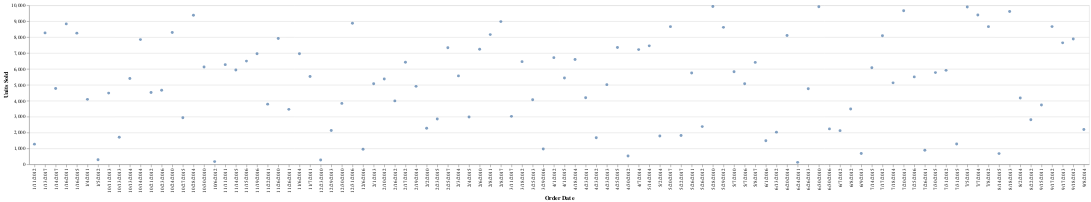

Notebook cell for this chart:
### Code cell
# prompt: Using dataframe data: Order Date vs Units Sold

import altair as alt
alt.Chart(data).mark_circle().encode(x='Order Date', y='Units Sold')

### Figure 1 — Vega-Lite specification as saved in the notebook (floating-point values rounded to 4 significant figures)
{"config": {"view": {"continuousWidth": 400, "continuousHeight": 300}}, "data": {"name": "data-836e40ef8c4174ac1cf9e1617da515b0"}, "mark": "circle", "encoding": {"x": {"field": "Order Date", "type": "nominal"}, "y": {"field": "Units Sold", "type": "quantitative"}}, "$schema": "https://vega.github.io/schema/vega-lite/v4.17.0.json", "datasets": {"data-836e40ef8c4174ac1cf9e1617da515b0": [{"Region": "Australia and Oceania", "Country": "Tuvalu", "Item Type": "Baby Food", "Sales Channel": "Offline", "Order Priority": "H", "Order Date": "5/28/2010", "Order ID": 669165933, "Ship Date": "6/27/2010", "Units Sold": 9925, "Unit Price": 255.3, "Unit Cost": 159.4, "Total Revenue": 2534000.0, "Total Cost": 1582000.0, "Total Profit": 951400.0}, {"Region": "Central America and the Caribbean", "Country": "Grenada", "Item Type": "Cereal", "Sales Channel": "Online", "Order Priority": "C", "Order Date": "8/22/2012", "Order ID": 963881480, "Ship Date": "9/15/2012", "Units Sold": 2804, "Unit Price": 205.7, "Unit Cost": 117.1, "Total Revenue": 576800.0, "Total Cost": 328400.0, "Total Profit": 248400.0}, {"Region": "Europe", "Country": "Russia", "Item Type": "Office Supplies", "Sales Channel": "Offline", "Order Priority": "L", "Order Date": "5/2/2014", "Order ID": 341417157, "Ship Date": "5/8/2014", "Units Sold": 1779, "Unit Price": 651.2, "Unit Cost": 525.0, "Total Revenue": 1159000.0, "Total Cost": 933900.0, "Total Profit": 224600.0}, {"Region": "Sub-Saharan Africa", "Country": "Sao Tome and Principe", "Item Type": "Fruits", "Sales Channel": "Online", "Order Priority": "C", "Order Date": "6/20/2014", "Order ID": 514321792, "Ship Date": "7/5/2014", "Units Sold": 8102, "Unit Price": 9.33, "Unit Cost": 6.92, "Total Revenue": 75590.0, "Total Cost": 56070.0, "Total Profit": 19530.0}, {"Region": "Sub-Saharan Africa", "Country": "Rwanda", "Item Type": "Office Supplies", "Sales Channel": "Offline", "Order Priority": "L", "Order Date": "2/1/2013", "Order ID": 115456712, "Ship Date": "2/6/2013", "Units Sold": 5062, "Unit Price": 651.2, "Unit Cost": 525.0, "Total Revenue": 3296000.0, "Total Cost": 2657000.0, "Total Profit": 639100.0}, {"Region": "Australia and Oceania", "Country": "Solomon Islands", "Item Type": "Baby Food", "Sales Channel": "Online", "Order Priority": "C", "Order Date": "2/4/2015", "Order ID": 547995746, "Ship Date": "2/21/2015", "Units Sold": 2974, "Unit Price": 255.3, "Unit Cost": 159.4, "Total Revenue": 759200.0, "Total Cost": 474100.0, "Total Profit": 285100.0}, {"Region": "Sub-Saharan Africa", "Country": "Angola", "Item Type": "Household", "Sales Channel": "Offline", "Order Priority": "M", "Order Date": "4/23/2011", "Order ID": 135425221, "Ship Date": "4/27/2011", "Units Sold": 4187, "Unit Price": 668.3, "Unit Cost": 502.5, "Total Revenue": 2798000.0, "Total Cost": 2104000.0, "Total Profit": 693900.0}, {"Region": "Sub-Saharan Africa", "Country": "Burkina Faso", "Item Type": "Vegetables", "Sales Channel": "Online", "Order Priority": "H", "Order Date": "7/17/2012", "Order ID": 871543967, "Ship Date": "7/27/2012", "Units Sold": 8082, "Unit Price": 154.1, "Unit Cost": 90.93, "Total Revenue": 1245000.0, "Total Cost": 734900.0, "Total Profit": 510200.0}, {"Region": "Sub-Saharan Africa", "Country": "Republic of the Congo", "Item Type": "Personal Care", "Sales Channel": "Offline", "Order Priority": "M", "Order Date": "7/14/2015", "Order ID": 770463311, "Ship Date": "8/25/2015", "Units Sold": 6070, "Unit Price": 81.73, "Unit Cost": 56.67, "Total Revenue": 496100.0, "Total Cost": 344000.0, "Total Profit": 152100.0}, {"Region": "Sub-Saharan Africa", "Country": "Senegal", "Item Type": "Cereal", "Sales Channel": "Online", "Order Priority": "H", "Order Date": "4/18/2014", "Order ID": 616607081, "Ship Date": "5/30/2014", "Units Sold": 6593, "Unit Price": 205.7, "Unit Cost": 117.1, "Total Revenue": 1356000.0, "Total Cost": 772100.0, "Total Profit": 584100.0}, {"Region": "Asia", "Country": "Kyrgyzstan", "Item Type": "Vegetables", "Sales Channel": "Online", "Order Priority": "H", "Order Date": "6/24/2011", "Order ID": 814711606, "Ship Date": "7/12/2011", "Units Sold": 124, "Unit Price": 154.1, "Unit Cost": 90.93, "Total Revenue": 19100.0, "Total Cost": 11280.0, "Total Profit": 7828.0}, {"Region": "Sub-Saharan Africa", "Country": "Cape Verde", "Item Type": "Clothes", "Sales Channel": "Offline", "Order Priority": "H", "Order Date": "8/2/2014", "Order ID": 939825713, "Ship Date": "8/19/2014", "Units Sold": 4168, "Unit Price": 109.3, "Unit Cost": 35.84, "Total Revenue": 455500.0, "Total Cost": 149400.0, "Total Profit": 306100.0}, {"Region": "Asia", "Country": "Bangladesh", "Item Type": "Clothes", "Sales Channel": "Online", "Order Priority": "L", "Order Date": "1/13/2017", "Order ID": 187310731, "Ship Date": "3/1/2017", "Units Sold": 8263, "Unit Price": 109.3, "Unit Cost": 35.84, "Total Revenue": 903000.0, "Total Cost": 296100.0, "Total Profit": 606800.0}, {"Region": "Central America and the Caribbean", "Country": "Honduras", "Item Type": "Household", "Sales Channel": "Offline", "Order Priority": "H", "Order Date": "2/8/2017", "Order ID": 522840487, "Ship Date": "2/13/2017", "Units Sold": 8974, "Unit Price": 668.3, "Unit Cost": 502.5, "Total Revenue": 5997000.0, "Total Cost": 4510000.0, "Total Profit": 1487000.0}, {"Region": "Asia", "Country": "Mongolia", "Item Type": "Personal Care", "Sales Channel": "Offline", "Order Priority": "C", "Order Date": "2/19/2014", "Order ID": 832401311, "Ship Date": "2/23/2014", "Units Sold": 4901, "Unit Price": 81.73, "Unit Cost": 56.67, "Total Revenue": 400600.0, "Total Cost": 277700.0, "Total Profit": 122800.0}, {"Region": "Europe", "Country": "Bulgaria", "Item Type": "Clothes", "Sales Channel": "Online", "Order Priority": "M", "Order Date": "4/23/2012", "Order ID": 972292029, "Ship Date": "6/3/2012", "Units Sold": 1673, "Unit Price": 109.3, "Unit Cost": 35.84, "Total Revenue": 182800.0, "Total Cost": 59960.0, "Total Profit": 122900.0}, {"Region": "Asia", "Country": "Sri Lanka", "Item Type": "Cosmetics", "Sales Channel": "Offline", "Order Priority": "M", "Order Date": "11/19/2016", "Order ID": 419123971, "Ship Date": "12/18/2016", "Units Sold": 6952, "Unit Price": 437.2, "Unit Cost": 263.3, "Total Revenue": 3039000.0, "Total Cost": 1831000.0, "Total Profit": 1209000.0}, {"Region": "Sub-Saharan Africa", "Country": "Cameroon", "Item Type": "Beverages", "Sales Channel": "Offline", "Order Priority": "C", "Order Date": "4/1/2015", "Order ID": 519820964, "Ship Date": "4/18/2015", "Units Sold": 5430, "Unit Price": 47.45, "Unit Cost": 31.79, "Total Revenue": 257700.0, "Total Cost": 172600.0, "Total Profit": 85030.0}, {"Region": "Asia", "Country": "Turkmenistan", "Item Type": "Household", "Sales Channel": "Offline", "Order Priority": "L", "Order Date": "12/30/2010", "Order ID": 441619336, "Ship Date": "1/20/2011", "Units Sold": 3830, "Unit Price": 668.3, "Unit Cost": 502.5, "Total Revenue": 2559000.0, "Total Cost": 1925000.0, "Total Profit": 634700.0}, {"Region": "Australia and Oceania", "Country": "East Timor", "Item Type": "Meat", "Sales Channel": "Online", "Order Priority": "L", "Order Date": "7/31/2012", "Order ID": 322067916, "Ship Date": "9/11/2012", "Units Sold": 5908, "Unit Price": 421.9, "Unit Cost": 364.7, "Total Revenue": 2493000.0, "Total Cost": 2155000.0, "Total Profit": 337900.0}, {"Region": "Europe", "Country": "Norway", "Item Type": "Baby Food", "Sales Channel": "Online", "Order Priority": "L", "Order Date": "5/14/2014", "Order ID": 819028031, "Ship Date": "6/28/2014", "Units Sold": 7450, "Unit Price": 255.3, "Unit Cost": 159.4, "Total Revenue": 1902000.0, "Total Cost": 1188000.0, "Total Profit": 714200.0}, {"Region": "Europe", "Country": "Portugal", "Item Type": "Baby Food", "Sales Channel": "Online", "Order Priority": "H", "Order Date": "7/31/2015", "Order ID": 860673511, "Ship Date": "9/3/2015", "Units Sold": 1273, "Unit Price": 255.3, "Unit Cost": 159.4, "Total Revenue": 325000.0, "Total Cost": 202900.0, "Total Profit": 122000.0}, {"Region": "Central America and the Caribbean", "Country": "Honduras", "Item Type": "Snacks", "Sales Channel": "Online", "Order Priority": "L", "Order Date": "6/30/2016", "Order ID": 795490682, "Ship Date": "7/26/2016", "Units Sold": 2225, "Unit Price": 152.6, "Unit Cost": 97.44, "Total Revenue": 339500.0, "Total Cost": 216800.0, "Total Profit": 122700.0}, {"Region": "Australia and Oceania", "Country": "New Zealand", "Item Type": "Fruits", "Sales Channel": "Online", "Order Priority": "H", "Order Date": "9/8/2014", "Order ID": 142278373, "Ship Date": "10/4/2014", "Units Sold": 2187, "Unit Price": 9.33, "Unit Cost": 6.92, "Total Revenue": 20400.0, "Total Cost": 15130.0, "Total Profit": 5271.0}, {"Region": "Europe", "Country": "Moldova ", "Item Type": "Personal Care", "Sales Channel": "Online", "Order Priority": "L", "Order Date": "5/7/2016", "Order ID": 740147912, "Ship Date": "5/10/2016", "Units Sold": 5070, "Unit Price": 81.73, "Unit Cost": 56.67, "Total Revenue": 414400.0, "Total Cost": 287300.0, "Total Profit": 127100.0}, {"Region": "Europe", "Country": "France", "Item Type": "Cosmetics", "Sales Channel": "Online", "Order Priority": "H", "Order Date": "5/22/2017", "Order ID": 898523128, "Ship Date": "6/5/2017", "Units Sold": 1815, "Unit Price": 437.2, "Unit Cost": 263.3, "Total Revenue": 793500.0, "Total Cost": 477900.0, "Total Profit": 315600.0}, {"Region": "Australia and Oceania", "Country": "Kiribati", "Item Type": "Fruits", "Sales Channel": "Online", "Order Priority": "M", "Order Date": "10/13/2014", "Order ID": 347140347, "Ship Date": "11/10/2014", "Units Sold": 5398, "Unit Price": 9.33, "Unit Cost": 6.92, "Total Revenue": 50360.0, "Total Cost": 37350.0, "Total Profit": 13010.0}, {"Region": "Sub-Saharan Africa", "Country": "Mali", "Item Type": "Fruits", "Sales Channel": "Online", "Order Priority": "L", "Order Date": "5/7/2010", "Order ID": 686048400, "Ship Date": "5/10/2010", "Units Sold": 5822, "Unit Price": 9.33, "Unit Cost": 6.92, "Total Revenue": 54320.0, "Total Cost": 40290.0, "Total Profit": 14030.0}, {"Region": "Europe", "Country": "Norway", "Item Type": "Beverages", "Sales Channel": "Offline", "Order Priority": "C", "Order Date": "7/18/2014", "Order ID": 435608613, "Ship Date": "7/30/2014", "Units Sold": 5124, "Unit Price": 47.45, "Unit Cost": 31.79, "Total Revenue": 243100.0, "Total Cost": 162900.0, "Total Profit": 80240.0}, {"Region": "Sub-Saharan Africa", "Country": "The Gambia", "Item Type": "Household", "Sales Channel": "Offline", "Order Priority": "L", "Order Date": "5/26/2012", "Order ID": 886494815, "Ship Date": "6/9/2012", "Units Sold": 2370, "Unit Price": 668.3, "Unit Cost": 502.5, "Total Revenue": 1584000.0, "Total Cost": 1191000.0, "Total Profit": 392800.0}, {"Region": "Europe", "Country": "Switzerland", "Item Type": "Cosmetics", "Sales Channel": "Offline", "Order Priority": "M", "Order Date": "9/17/2012", "Order ID": 249693334, "Ship Date": "10/20/2012", "Units Sold": 8661, "Unit Price": 437.2, "Unit Cost": 263.3, "Total Revenue": 3787000.0, "Total Cost": 2281000.0, "Total Profit": 1506000.0}, {"Region": "Sub-Saharan Africa", "Country": "South Sudan", "Item Type": "Personal Care", "Sales Channel": "Offline", "Order Priority": "C", "Order Date": "12/29/2013", "Order ID": 406502997, "Ship Date": "1/28/2014", "Units Sold": 2125, "Unit Price": 81.73, "Unit Cost": 56.67, "Total Revenue": 173700.0, "Total Cost": 120400.0, "Total Profit": 53250.0}, {"Region": "Australia and Oceania", "Country": "Australia", "Item Type": "Office Supplies", "Sales Channel": "Online", "Order Priority": "C", "Order Date": "10/27/2015", "Order ID": 158535134, "Ship Date": "11/25/2015", "Units Sold": 2924, "Unit Price": 651.2, "Unit Cost": 525.0, "Total Revenue": 1904000.0, "Total Cost": 1535000.0, "Total Profit": 369200.0}, {"Region": "Asia", "Country": "Myanmar", "Item Type": "Household", "Sales Channel": "Offline", "Order Priority": "H", "Order Date": "1/16/2015", "Order ID": 177713572, "Ship Date": "3/1/2015", "Units Sold": 8250, "Unit Price": 668.3, "Unit Cost": 502.5, "Total Revenue": 5513000.0, "Total Cost": 4146000.0, "Total Profit": 1367000.0}, {"Region": "Sub-Saharan Africa", "Country": "Djibouti", "Item Type": "Snacks", "Sales Channel": "Online", "Order Priority": "M", "Order Date": "2/25/2017", "Order ID": 756274640, "Ship Date": "2/25/2017", "Units Sold": 7327, "Unit Price": 152.6, "Unit Cost": 97.44, "Total Revenue": 1118000.0, "Total Cost": 713900.0, "Total Profit": 404000.0}, {"Region": "Central America and the Caribbean", "Country": "Costa Rica", "Item Type": "Personal Care", "Sales Channel": "Offline", "Order Priority": "L", "Order Date": "5/8/2017", "Order ID": 456767165, "Ship Date": "5/21/2017", "Units Sold": 6409, "Unit Price": 81.73, "Unit Cost": 56.67, "Total Revenue": 523800.0, "Total Cost": 363200.0, "Total Profit": 160600.0}, {"Region": "Middle East and North Africa", "Country": "Syria", "Item Type": "Fruits", "Sales Channel": "Online", "Order Priority": "L", "Order Date": "11/22/2011", "Order ID": 162052476, "Ship Date": "12/3/2011", "Units Sold": 3784, "Unit Price": 9.33, "Unit Cost": 6.92, "Total Revenue": 35300.0, "Total Cost": 26190.0, "Total Profit": 9119.0}, {"Region": "Sub-Saharan Africa", "Country": "The Gambia", "Item Type": "Meat", "Sales Channel": "Online", "Order Priority": "M", "Order Date": "1/14/2017", "Order ID": 825304400, "Ship Date": "1/23/2017", "Units Sold": 4767, "Unit Price": 421.9, "Unit Cost": 364.7, "Total Revenue": 2011000.0, "Total Cost": 1738000.0, "Total Profit": 272700.0}, {"Region": "Asia", "Country": "Brunei", "Item Type": "Office Supplies", "Sales Channel": "Online", "Order Priority": "L", "Order Date": "4/1/2012", "Order ID": 320009267, "Ship Date": "5/8/2012", "Units Sold": 6708, "Unit Price": 651.2, "Unit Cost": 525.0, "Total Revenue": 4368000.0, "Total Cost": 3521000.0, "Total Profit": 846900.0}, {"Region": "Europe", "Country": "Bulgaria", "Item Type": "Office Supplies", "Sales Channel": "Online", "Order Priority": "M", "Order Date": "2/16/2012", "Order ID": 189965903, "Ship Date": "2/28/2012", "Units Sold": 3987, "Unit Price": 651.2, "Unit Cost": 525.0, "Total Revenue": 2596000.0, "Total Cost": 2093000.0, "Total Profit": 503400.0}, {"Region": "Sub-Saharan Africa", "Country": "Niger", "Item Type": "Personal Care", "Sales Channel": "Online", "Order Priority": "H", "Order Date": "3/11/2017", "Order ID": 699285638, "Ship Date": "3/28/2017", "Units Sold": 3015, "Unit Price": 81.73, "Unit Cost": 56.67, "Total Revenue": 246400.0, "Total Cost": 170900.0, "Total Profit": 75560.0}, {"Region": "Middle East and North Africa", "Country": "Azerbaijan", "Item Type": "Cosmetics", "Sales Channel": "Online", "Order Priority": "M", "Order Date": "2/6/2010", "Order ID": 382392299, "Ship Date": "2/25/2010", "Units Sold": 7234, "Unit Price": 437.2, "Unit Cost": 263.3, "Total Revenue": 3163000.0, "Total Cost": 1905000.0, "Total Profit": 1258000.0}, {"Region": "Sub-Saharan Africa", "Country": "The Gambia", "Item Type": "Cereal", "Sales Channel": "Offline", "Order Priority": "H", "Order Date": "6/7/2012", "Order ID": 994022214, "Ship Date": "6/8/2012", "Units Sold": 2117, "Unit Price": 205.7, "Unit Cost": 117.1, "Total Revenue": 435500.0, "Total Cost": 247900.0, "Total Profit": 187500.0}, {"Region": "Europe", "Country": "Slovakia", "Item Type": "Vegetables", "Sales Channel": "Online", "Order Priority": "H", "Order Date": "10/6/2012", "Order ID": 759224212, "Ship Date": "11/10/2012", "Units Sold": 171, "Unit Price": 154.1, "Unit Cost": 90.93, "Total Revenue": 26340.0, "Total Cost": 15550.0, "Total Profit": 10800.0}, {"Region": "Asia", "Country": "Myanmar", "Item Type": "Clothes", "Sales Channel": "Online", "Order Priority": "H", "Order Date": "11/14/2015", "Order ID": 223359620, "Ship Date": "11/18/2015", "Units Sold": 5930, "Unit Price": 109.3, "Unit Cost": 35.84, "Total Revenue": 648000.0, "Total Cost": 212500.0, "Total Profit": 435500.0}, {"Region": "Sub-Saharan Africa", "Country": "Comoros", "Item Type": "Cereal", "Sales Channel": "Offline", "Order Priority": "H", "Order Date": "3/29/2016", "Order ID": 902102267, "Ship Date": "4/29/2016", "Units Sold": 962, "Unit Price": 205.7, "Unit Cost": 117.1, "Total Revenue": 197900.0, "Total Cost": 112700.0, "Total Profit": 85220.0}, {"Region": "Europe", "Country": "Iceland", "Item Type": "Cosmetics", "Sales Channel": "Online", "Order Priority": "C", "Order Date": "12/31/2016", "Order ID": 331438481, "Ship Date": "12/31/2016", "Units Sold": 8867, "Unit Price": 437.2, "Unit Cost": 263.3, "Total Revenue": 3877000.0, "Total Cost": 2335000.0, "Total Profit": 1542000.0}, {"Region": "Europe", "Country": "Switzerland", "Item Type": "Personal Care", "Sales Channel": "Online", "Order Priority": "M", "Order Date": "12/23/2010", "Order ID": 617667090, "Ship Date": "1/31/2011", "Units Sold": 273, "Unit Price": 81.73, "Unit Cost": 56.67, "Total Revenue": 22310.0, "Total Cost": 15470.0, "Total Profit": 6841.0}, {"Region": "Europe", "Country": "Macedonia", "Item Type": "Clothes", "Sales Channel": "Offline", "Order Priority": "C", "Order Date": "10/14/2014", "Order ID": 787399423, "Ship Date": "11/14/2014", "Units Sold": 7842, "Unit Price": 109.3, "Unit Cost": 35.84, "Total Revenue": 857000.0, "Total Cost": 281100.0, "Total Profit": 575900.0}, {"Region": "Sub-Saharan Africa", "Country": "Mauritania", "Item Type": "Office Supplies", "Sales Channel": "Offline", "Order Priority": "C", "Order Date": "1/11/2012", "Order ID": 837559306, "Ship Date": "1/13/2012", "Units Sold": 1266, "Unit Price": 651.2, "Unit Cost": 525.0, "Total Revenue": 824400.0, "Total Cost": 664600.0, "Total Profit": 159800.0}, {"Region": "Europe", "Country": "Albania", "Item Type": "Clothes", "Sales Channel": "Online", "Order Priority": "C", "Order Date": "2/2/2010", "Order ID": 385383069, "Ship Date": "3/18/2010", "Units Sold": 2269, "Unit Price": 109.3, "Unit Cost": 35.84, "Total Revenue": 248000.0, "Total Cost": 81320.0, "Total Profit": 166600.0}, {"Region": "Sub-Saharan Africa", "Country": "Lesotho", "Item Type": "Fruits", "Sales Channel": "Online", "Order Priority": "L", "Order Date": "8/18/2013", "Order ID": 918419539, "Ship Date": "9/18/2013", "Units Sold": 9606, "Unit Price": 9.33, "Unit Cost": 6.92, "Total Revenue": 89620.0, "Total Cost": 66470.0, "Total Profit": 23150.0}, {"Region": "Middle East and North Africa", "Country": "Saudi Arabia", "Item Type": "Cereal", "Sales Channel": "Online", "Order Priority": "M", "Order Date": "3/25/2013", "Order ID": 844530045, "Ship Date": "3/28/2013", "Units Sold": 4063, "Unit Price": 205.7, "Unit Cost": 117.1, "Total Revenue": 835800.0, "Total Cost": 475800.0, "Total Profit": 359900.0}, {"Region": "Sub-Saharan Africa", "Country": "Sierra Leone", "Item Type": "Office Supplies", "Sales Channel": "Offline", "Order Priority": "M", "Order Date": "11/26/2011", "Order ID": 441888415, "Ship Date": "1/7/2012", "Units Sold": 3457, "Unit Price": 651.2, "Unit Cost": 525.0, "Total Revenue": 2251000.0, "Total Cost": 1815000.0, "Total Profit": 436400.0}, {"Region": "Sub-Saharan Africa", "Country": "Sao Tome and Principe", "Item Type": "Fruits", "Sales Channel": "Offline", "Order Priority": "H", "Order Date": "9/17/2013", "Order ID": 508980977, "Ship Date": "10/24/2013", "Units Sold": 7637, "Unit Price": 9.33, "Unit Cost": 6.92, "Total Revenue": 71250.0, "Total Cost": 52850.0, "Total Profit": 18410.0}, {"Region": "Sub-Saharan Africa", "Country": "Cote d'Ivoire", "Item Type": "Clothes", "Sales Channel": "Online", "Order Priority": "C", "Order Date": "6/8/2012", "Order ID": 114606559, "Ship Date": "6/27/2012", "Units Sold": 3482, "Unit Price": 109.3, "Unit Cost": 35.84, "Total Revenue": 380500.0, "Total Cost": 124800.0, "Total Profit": 255700.0}, {"Region": "Australia and Oceania", "Country": "Fiji", "Item Type": "Clothes", "Sales Channel": "Offline", "Order Priority": "C", "Order Date": "6/30/2010", "Order ID": 647876489, "Ship Date": "8/1/2010", "Units Sold": 9905, "Unit Price": 109.3, "Unit Cost": 35.84, "Total Revenue": 1082000.0, "Total Cost": 355000.0, "Total Profit": 727400.0}, {"Region": "Europe", "Country": "Austria", "Item Type": "Cosmetics", "Sales Channel": "Offline", "Order Priority": "H", "Order Date": "2/23/2015", "Order ID": 868214595, "Ship Date": "3/2/2015", "Units Sold": 2847, "Unit Price": 437.2, "Unit Cost": 263.3, "Total Revenue": 1245000.0, "Total Cost": 749700.0, "Total Profit": 495000.0}, {"Region": "Europe", "Country": "United Kingdom", "Item Type": "Household", "Sales Channel": "Online", "Order Priority": "L", "Order Date": "1/5/2012", "Order ID": 955357205, "Ship Date": "2/14/2012", "Units Sold": 282, "Unit Price": 668.3, "Unit Cost": 502.5, "Total Revenue": 188500.0, "Total Cost": 141700.0, "Total Profit": 46740.0}, {"Region": "Sub-Saharan Africa", "Country": "Djibouti", "Item Type": "Cosmetics", "Sales Channel": "Offline", "Order Priority": "H", "Order Date": "4/7/2014", "Order ID": 259353148, "Ship Date": "4/19/2014", "Units Sold": 7215, "Unit Price": 437.2, "Unit Cost": 263.3, "Total Revenue": 3154000.0, "Total Cost": 1900000.0, "Total Profit": 1254000.0}, {"Region": "Australia and Oceania", "Country": "Australia", "Item Type": "Cereal", "Sales Channel": "Offline", "Order Priority": "H", "Order Date": "6/9/2013", "Order ID": 450563752, "Ship Date": "7/2/2013", "Units Sold": 682, "Unit Price": 205.7, "Unit Cost": 117.1, "Total Revenue": 140300.0, "Total Cost": 79870.0, "Total Profit": 60420.0}, {"Region": "Europe", "Country": "San Marino", "Item Type": "Baby Food", "Sales Channel": "Online", "Order Priority": "L", "Order Date": "6/26/2013", "Order ID": 569662845, "Ship Date": "7/1/2013", "Units Sold": 4750, "Unit Price": 255.3, "Unit Cost": 159.4, "Total Revenue": 1213000.0, "Total Cost": 757200.0, "Total Profit": 455300.0}, {"Region": "Sub-Saharan Africa", "Country": "Cameroon", "Item Type": "Office Supplies", "Sales Channel": "Online", "Order Priority": "M", "Order Date": "11/7/2011", "Order ID": 177636754, "Ship Date": "11/15/2011", "Units Sold": 5518, "Unit Price": 651.2, "Unit Cost": 525.0, "Total Revenue": 3593000.0, "Total Cost": 2897000.0, "Total Profit": 696600.0}, {"Region": "Middle East and North Africa", "Country": "Libya", "Item Type": "Clothes", "Sales Channel": "Offline", "Order Priority": "H", "Order Date": "10/30/2010", "Order ID": 705784308, "Ship Date": "11/17/2010", "Units Sold": 6116, "Unit Price": 109.3, "Unit Cost": 35.84, "Total Revenue": 668400.0, "Total Cost": 219200.0, "Total Profit": 449200.0}, {"Region": "Central America and the Caribbean", "Country": "Haiti", "Item Type": "Cosmetics", "Sales Channel": "Offline", "Order Priority": "H", "Order Date": "10/13/2013", "Order ID": 505716836, "Ship Date": "11/16/2013", "Units Sold": 1705, "Unit Price": 437.2, "Unit Cost": 263.3, "Total Revenue": 745400.0, "Total Cost": 449000.0, "Total Profit": 296400.0}, {"Region": "Sub-Saharan Africa", "Country": "Rwanda", "Item Type": "Cosmetics", "Sales Channel": "Offline", "Order Priority": "H", "Order Date": "10/11/2013", "Order ID": 699358165, "Ship Date": "11/25/2013", "Units Sold": 4477, "Unit Price": 437.2, "Unit Cost": 263.3, "Total Revenue": 1957000.0, "Total Cost": 1179000.0, "Total Profit": 778400.0}, {"Region": "Sub-Saharan Africa", "Country": "Gabon", "Item Type": "Personal Care", "Sales Channel": "Offline", "Order Priority": "L", "Order Date": "7/8/2012", "Order ID": 228944623, "Ship Date": "7/9/2012", "Units Sold": 8656, "Unit Price": 81.73, "Unit Cost": 56.67, "Total Revenue": 707500.0, "Total Cost": 490500.0, "Total Profit": 216900.0}, {"Region": "Central America and the Caribbean", "Country": "Belize", "Item Type": "Clothes", "Sales Channel": "Offline", "Order Priority": "M", "Order Date": "7/25/2016", "Order ID": 807025039, "Ship Date": "9/7/2016", "Units Sold": 5498, "Unit Price": 109.3, "Unit Cost": 35.84, "Total Revenue": 600800.0, "Total Cost": 197000.0, "Total Profit": 403800.0}, {"Region": "Europe", "Country": "Lithuania", "Item Type": "Office Supplies", "Sales Channel": "Offline", "Order Priority": "H", "Order Date": "10/24/2010", "Order ID": 166460740, "Ship Date": "11/17/2010", "Units Sold": 8287, "Unit Price": 651.2, "Unit Cost": 525.0, "Total Revenue": 5397000.0, "Total Cost": 4350000.0, "Total Profit": 1046000.0}, {"Region": "Sub-Saharan Africa", "Country": "Madagascar", "Item Type": "Clothes", "Sales Channel": "Offline", "Order Priority": "L", "Order Date": "4/25/2015", "Order ID": 610425555, "Ship Date": "5/28/2015", "Units Sold": 7342, "Unit Price": 109.3, "Unit Cost": 35.84, "Total Revenue": 802300.0, "Total Cost": 263100.0, "Total Profit": 539200.0}, {"Region": "Asia", "Country": "Turkmenistan", "Item Type": "Office Supplies", "Sales Channel": "Online", "Order Priority": "M", "Order Date": "4/23/2013", "Order ID": 462405812, "Ship Date": "5/20/2013", "Units Sold": 5010, "Unit Price": 651.2, "Unit Cost": 525.0, "Total Revenue": 3263000.0, "Total Cost": 2630000.0, "Total Profit": 632500.0}, {"Region": "Middle East and North Africa", "Country": "Libya", "Item Type": "Fruits", "Sales Channel": "Online", "Order Priority": "L", "Order Date": "8/14/2015", "Order ID": 816200339, "Ship Date": "9/30/2015", "Units Sold": 673, "Unit Price": 9.33, "Unit Cost": 6.92, "Total Revenue": 6279.0, "Total Cost": 4657.0, "Total Profit": 1622.0}, {"Region": "Sub-Saharan Africa", "Country": "Democratic Republic of the Congo", "Item Type": "Beverages", "Sales Channel": "Online", "Order Priority": "C", "Order Date": "5/26/2011", "Order ID": 585920464, "Ship Date": "7/15/2011", "Units Sold": 5741, "Unit Price": 47.45, "Unit Cost": 31.79, "Total Revenue": 272400.0, "Total Cost": 182500.0, "Total Profit": 89900.0}, {"Region": "Sub-Saharan Africa", "Country": "Djibouti", "Item Type": "Cereal", "Sales Channel": "Online", "Order Priority": "H", "Order Date": "5/20/2017", "Order ID": 555990016, "Ship Date": "6/17/2017", "Units Sold": 8656, "Unit Price": 205.7, "Unit Cost": 117.1, "Total Revenue": 1781000.0, "Total Cost": 1014000.0, "Total Profit": 766800.0}, {"Region": "Middle East and North Africa", "Country": "Pakistan", "Item Type": "Cosmetics", "Sales Channel": "Offline", "Order Priority": "L", "Order Date": "7/5/2013", "Order ID": 231145322, "Ship Date": "8/16/2013", "Units Sold": 9892, "Unit Price": 437.2, "Unit Cost": 263.3, "Total Revenue": 4325000.0, "Total Cost": 2605000.0, "Total Profit": 1720000.0}, {"Region": "North America", "Country": "Mexico", "Item Type": "Household", "Sales Channel": "Offline", "Order Priority": "C", "Order Date": "11/6/2014", "Order ID": 986435210, "Ship Date": "12/12/2014", "Units Sold": 6954, "Unit Price": 668.3, "Unit Cost": 502.5, "Total Revenue": 4647000.0, "Total Cost": 3495000.0, "Total Profit": 1152000.0}, {"Region": "Australia and Oceania", "Country": "Federated States of Micronesia", "Item Type": "Beverages", "Sales Channel": "Online", "Order Priority": "C", "Order Date": "10/28/2014", "Order ID": 217221009, "Ship Date": "11/15/2014", "Units Sold": 9379, "Unit Price": 47.45, "Unit Cost": 31.79, "Total Revenue": 445000.0, "Total Cost": 298200.0, "Total Profit": 146900.0}, {"Region": "Asia", "Country": "Laos", "Item Type": "Vegetables", "Sales Channel": "Offline", "Order Priority": "C", "Order Date": "9/15/2011", "Order ID": 789176547, "Ship Date": "10/23/2011", "Units Sold": 3732, "Unit Price": 154.1, "Unit Cost": 90.93, "Total Revenue": 575000.0, "Total Cost": 339400.0, "Total Profit": 235600.0}, {"Region": "Europe", "Country": "Monaco", "Item Type": "Baby Food", "Sales Channel": "Offline", "Order Priority": "H", "Order Date": "5/29/2012", "Order ID": 688288152, "Ship Date": "6/2/2012", "Units Sold": 8614, "Unit Price": 255.3, "Unit Cost": 159.4, "Total Revenue": 2199000.0, "Total Cost": 1373000.0, "Total Profit": 825700.0}, {"Region": "Australia and Oceania", "Country": "Samoa ", "Item Type": "Cosmetics", "Sales Channel": "Online", "Order Priority": "H", "Order Date": "7/20/2013", "Order ID": 670854651, "Ship Date": "8/7/2013", "Units Sold": 9654, "Unit Price": 437.2, "Unit Cost": 263.3, "Total Revenue": 4221000.0, "Total Cost": 2542000.0, "Total Profit": 1679000.0}, {"Region": "Europe", "Country": "Spain", "Item Type": "Household", "Sales Channel": "Offline", "Order Priority": "L", "Order Date": "10/21/2012", "Order ID": 213487374, "Ship Date": "11/30/2012", "Units Sold": 4513, "Unit Price": 668.3, "Unit Cost": 502.5, "Total Revenue": 3016000.0, "Total Cost": 2268000.0, "Total Profit": 747900.0}, {"Region": "Middle East and North Africa", "Country": "Lebanon", "Item Type": "Clothes", "Sales Channel": "Online", "Order Priority": "L", "Order Date": "9/18/2012", "Order ID": 663110148, "Ship Date": "10/8/2012", "Units Sold": 7884, "Unit Price": 109.3, "Unit Cost": 35.84, "Total Revenue": 861600.0, "Total Cost": 282600.0, "Total Profit": 579000.0}, {"Region": "Middle East and North Africa", "Country": "Iran", "Item Type": "Cosmetics", "Sales Channel": "Online", "Order Priority": "H", "Order Date": "11/15/2016", "Order ID": 286959302, "Ship Date": "12/8/2016", "Units Sold": 6489, "Unit Price": 437.2, "Unit Cost": 263.3, "Total Revenue": 2837000.0, "Total Cost": 1709000.0, "Total Profit": 1128000.0}, {"Region": "Sub-Saharan Africa", "Country": "Zambia", "Item Type": "Snacks", "Sales Channel": "Online", "Order Priority": "L", "Order Date": "1/4/2011", "Order ID": 122583663, "Ship Date": "1/5/2011", "Units Sold": 4085, "Unit Price": 152.6, "Unit Cost": 97.44, "Total Revenue": 623300.0, "Total Cost": 398000.0, "Total Profit": 225200.0}, {"Region": "Sub-Saharan Africa", "Country": "Kenya", "Item Type": "Vegetables", "Sales Channel": "Online", "Order Priority": "L", "Order Date": "3/18/2012", "Order ID": 827844560, "Ship Date": "4/7/2012", "Units Sold": 6457, "Unit Price": 154.1, "Unit Cost": 90.93, "Total Revenue": 994800.0, "Total Cost": 587100.0, "Total Profit": 407600.0}, {"Region": "North America", "Country": "Mexico", "Item Type": "Personal Care", "Sales Channel": "Offline", "Order Priority": "L", "Order Date": "2/17/2012", "Order ID": 430915820, "Ship Date": "3/20/2012", "Units Sold": 6422, "Unit Price": 81.73, "Unit Cost": 56.67, "Total Revenue": 524900.0, "Total Cost": 363900.0, "Total Profit": 160900.0}, {"Region": "Sub-Saharan Africa", "Country": "Sao Tome and Principe", "Item Type": "Beverages", "Sales Channel": "Offline", "Order Priority": "C", "Order Date": "1/16/2011", "Order ID": 180283772, "Ship Date": "1/21/2011", "Units Sold": 8829, "Unit Price": 47.45, "Unit Cost": 31.79, "Total Revenue": 418900.0, "Total Cost": 280700.0, "Total Profit": 138300.0}, {"Region": "Sub-Saharan Africa", "Country": "The Gambia", "Item Type": "Baby Food", "Sales Channel": "Offline", "Order Priority": "M", "Order Date": "2/3/2014", "Order ID": 494747245, "Ship Date": "3/20/2014", "Units Sold": 5559, "Unit Price": 255.3, "Unit Cost": 159.4, "Total Revenue": 1419000.0, "Total Cost": 886200.0, "Total Profit": 532900.0}, {"Region": "Middle East and North Africa", "Country": "Kuwait", "Item Type": "Fruits", "Sales Channel": "Online", "Order Priority": "M", "Order Date": "4/30/2012", "Order ID": 513417565, "Ship Date": "5/18/2012", "Units Sold": 522, "Unit Price": 9.33, "Unit Cost": 6.92, "Total Revenue": 4870.0, "Total Cost": 3612.0, "Total Profit": 1258.0}, {"Region": "Europe", "Country": "Slovenia", "Item Type": "Beverages", "Sales Channel": "Offline", "Order Priority": "C", "Order Date": "10/23/2016", "Order ID": 345718562, "Ship Date": "11/25/2016", "Units Sold": 4660, "Unit Price": 47.45, "Unit Cost": 31.79, "Total Revenue": 221100.0, "Total Cost": 148100.0, "Total Profit": 72980.0}, {"Region": "Sub-Saharan Africa", "Country": "Sierra Leone", "Item Type": "Office Supplies", "Sales Channel": "Offline", "Order Priority": "H", "Order Date": "12/6/2016", "Order ID": 621386563, "Ship Date": "12/14/2016", "Units Sold": 948, "Unit Price": 651.2, "Unit Cost": 525.0, "Total Revenue": 617300.0, "Total Cost": 497700.0, "Total Profit": 119700.0}, {"Region": "Australia and Oceania", "Country": "Australia", "Item Type": "Beverages", "Sales Channel": "Offline", "Order Priority": "H", "Order Date": "7/7/2014", "Order ID": 240470397, "Ship Date": "7/11/2014", "Units Sold": 9389, "Unit Price": 47.45, "Unit Cost": 31.79, "Total Revenue": 445500.0, "Total Cost": 298500.0, "Total Profit": 147000.0}, {"Region": "Middle East and North Africa", "Country": "Azerbaijan", "Item Type": "Office Supplies", "Sales Channel": "Online", "Order Priority": "M", "Order Date": "6/13/2012", "Order ID": 423331391, "Ship Date": "7/24/2012", "Units Sold": 2021, "Unit Price": 651.2, "Unit Cost": 525.0, "Total Revenue": 1316000.0, "Total Cost": 1061000.0, "Total Profit": 255200.0}, {"Region": "Europe", "Country": "Romania", "Item Type": "Cosmetics", "Sales Channel": "Online", "Order Priority": "H", "Order Date": "11/26/2010", "Order ID": 660643374, "Ship Date": "12/25/2010", "Units Sold": 7910, "Unit Price": 437.2, "Unit Cost": 263.3, "Total Revenue": 3458000.0, "Total Cost": 2083000.0, "Total Profit": 1375000.0}, {"Region": "Central America and the Caribbean", "Country": "Nicaragua", "Item Type": "Beverages", "Sales Channel": "Offline", "Order Priority": "C", "Order Date": "2/8/2011", "Order ID": 963392674, "Ship Date": "3/21/2011", "Units Sold": 8156, "Unit Price": 47.45, "Unit Cost": 31.79, "Total Revenue": 387000.0, "Total Cost": 259300.0, "Total Profit": 127700.0}, {"Region": "Sub-Saharan Africa", "Country": "Mali", "Item Type": "Clothes", "Sales Channel": "Online", "Order Priority": "M", "Order Date": "7/26/2011", "Order ID": 512878119, "Ship Date": "9/3/2011", "Units Sold": 888, "Unit Price": 109.3, "Unit Cost": 35.84, "Total Revenue": 97040.0, "Total Cost": 31830.0, "Total Profit": 65210.0}, {"Region": "Asia", "Country": "Malaysia", "Item Type": "Fruits", "Sales Channel": "Offline", "Order Priority": "L", "Order Date": "11/11/2011", "Order ID": 810711038, "Ship Date": "12/28/2011", "Units Sold": 6267, "Unit Price": 9.33, "Unit Cost": 6.92, "Total Revenue": 58470.0, "Total Cost": 43370.0, "Total Profit": 15100.0}, {"Region": "Sub-Saharan Africa", "Country": "Sierra Leone", "Item Type": "Vegetables", "Sales Channel": "Offline", "Order Priority": "C", "Order Date": "6/1/2016", "Order ID": 728815257, "Ship Date": "6/29/2016", "Units Sold": 1485, "Unit Price": 154.1, "Unit Cost": 90.93, "Total Revenue": 228800.0, "Total Cost": 135000.0, "Total Profit": 93750.0}, {"Region": "North America", "Country": "Mexico", "Item Type": "Personal Care", "Sales Channel": "Offline", "Order Priority": "M", "Order Date": "7/30/2015", "Order ID": 559427106, "Ship Date": "8/8/2015", "Units Sold": 5767, "Unit Price": 81.73, "Unit Cost": 56.67, "Total Revenue": 471300.0, "Total Cost": 326800.0, "Total Profit": 144500.0}, {"Region": "Sub-Saharan Africa", "Country": "Mozambique", "Item Type": "Household", "Sales Channel": "Offline", "Order Priority": "L", "Order Date": "2/10/2012", "Order ID": 665095412, "Ship Date": "2/15/2012", "Units Sold": 5367, "Unit Price": 668.3, "Unit Cost": 502.5, "Total Revenue": 3587000.0, "Total Cost": 2697000.0, "Total Profit": 889500.0}]}}
